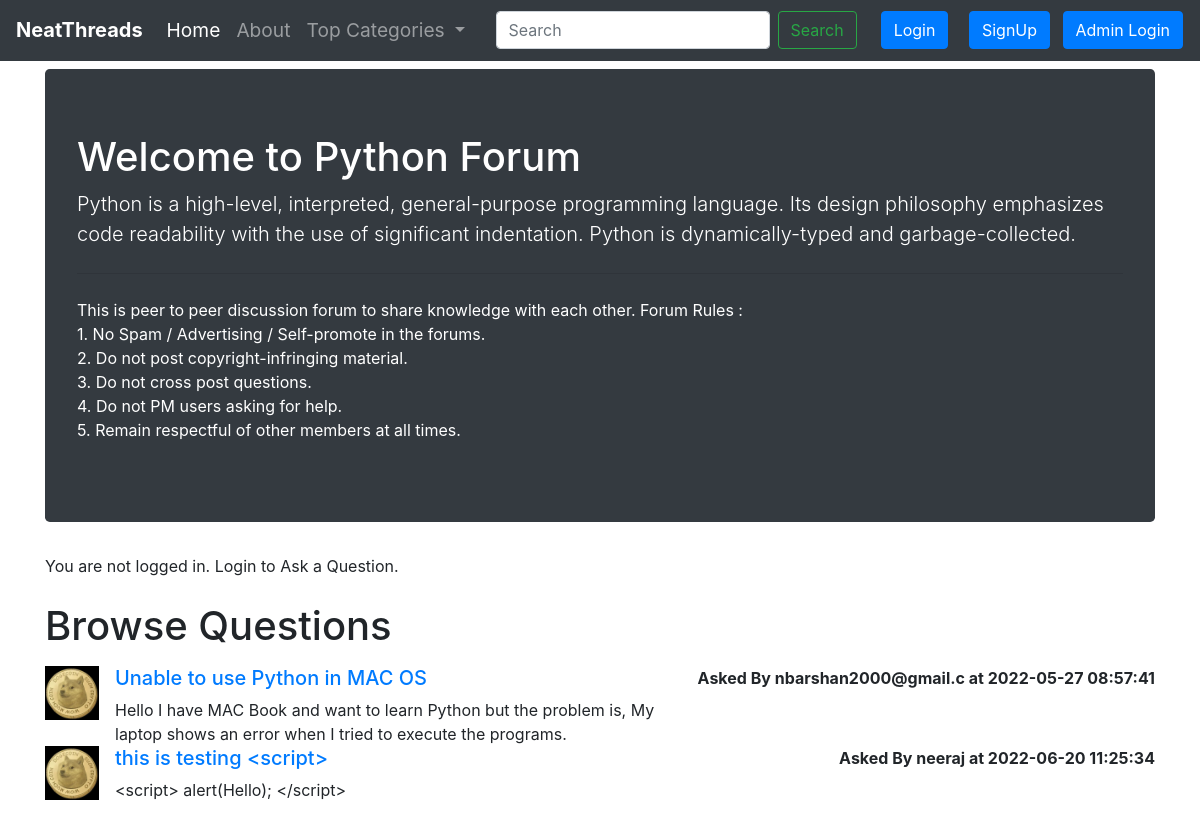
The app's page /threadlist.php?catid=1, older data.
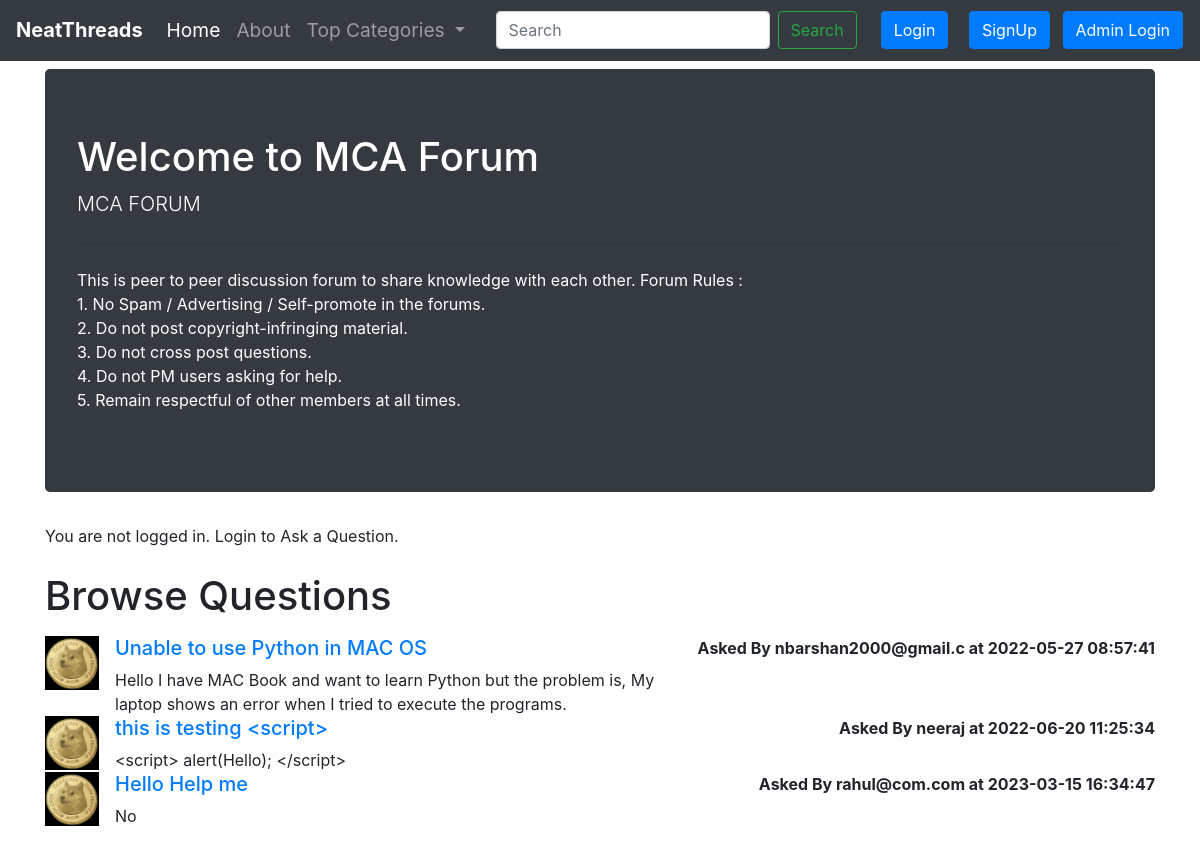
The same page, newer data.
### tables this page shows
CREATE TABLE `categories` (
  `category_id` int(8) NOT NULL,
  `category_name` varchar(255) NOT NULL,
  `category_description` varchar(255) NOT NULL,
  `created` datetime NOT NULL
);

CREATE TABLE `threads` (
  `thread_id` int(7) NOT NULL,
  `thread_title` varchar(255) NOT NULL,
  `thread_desc` text NOT NULL,
  `thread_cat_id` int(7) NOT NULL,
  `thread_user_id` int(7) NOT NULL,
  `timestamp` datetime NOT NULL
);

CREATE TABLE `users` (
  `srn` int(8) NOT NULL,
  `user_email` varchar(20) NOT NULL,
  `user_password` varchar(20) NOT NULL,
  `timestamp` datetime NOT NULL
);

### threadlist.php (the view, shortened to what this page needs)
<!doctype html>
<html lang="en">
  <head>
    <link rel="stylesheet" href="https://cdn.jsdelivr.net/npm/bootstrap@4.3.1/dist/css/bootstrap.min.css">
  </head>
  <body>
    <?php
    include "partials/_connect.php";
    include "partials/_header.php";
    $id = $_SERVER['REQUEST_METHOD'] == 'GET' ? $_GET['catid'] : $_POST['catid'];
    $sql = "SELECT * FROM `categories` WHERE `category_id` = $id";
    $result = mysqli_query($conn, $sql);
      while($row = mysqli_fetch_assoc($result)){
        $catname = $row['category_name'];
        $catdesc = $row['category_description'];
      }
    ?>
    <div class="container my-2">
      <div class="jumbotron bg-dark">
        <h1 class="display-5 text-white">Welcome to <?php echo $catname; ?> Forum</h1>
        <p class="lead text-white"><?php echo $catdesc; ?></p>
        <hr class="my-4">
        <p style="color:white;">This is peer to peer discussion forum to share knowledge with each other. Forum Rules :
          <br>1. No Spam / Advertising / Self-promote in the forums. <br>2. Do not post copyright-infringing material.<br>3. Do not cross post questions. <br>4. Do not PM users asking for help. <br>5. Remain respectful of other members at all times.
        </p>
      </div>
    </div>
    <?php
      if(isset($_SESSION['loggedin']) && $_SESSION['loggedin'] == true){
    echo '<div class="container">
    <h1 class="py-2">Ask a Question</h1>'.
    '<form action='.$_SERVER['PHP_SELF'].' method="POST">
    <div class="form-group">
    <label for="title">Your Question</label>
    <input type="text" class="form-control" id="title" name="title" aria-describedby="emailHelp">
    <input type="hidden" class="form-control" id="catid" name="catid" value='.$id.'>
    <small id="emailHelp" class="form-text text-muted">Keep your title as short as possible.</small>
  </div>
  <div class="form-group">
    <label for="desc">Tell Us Your Concern</label>
    <textarea class="form-control" id="desc" name="desc" rows="3"></textarea>
    <input type="hidden" name="srn" value="' . $_SESSION["srn"] . '">
  </div>
  <button type="submit" class="btn btn-primary" name="addThread">Submit</button>
</form>
    </div>';
      }
      else{
        echo '<div class="container">
                <p>You are not logged in. Login to Ask a Question.</p>
              </div>';
      }
    ?>
    <div class="container my-3">
      <h1 class="py-2">Browse Questions</h1>
      <?php
      $id = $_SERVER['REQUEST_METHOD'] == 'GET' ? $_GET['catid'] : $_POST['catid'];
      $sql = "SELECT * FROM `threads` WHERE `thread_cat_id` = $id";
      $result = mysqli_query($conn, $sql);
        while($row = mysqli_fetch_assoc($result)){
          $title = $row['thread_title'];
          $desc = $row['thread_desc'];
          $id = $row['thread_id'];
          $thread_time = $row['timestamp'];
          $thread_user_id = $row['thread_user_id'];
          $sql2 = "SELECT user_email FROM users WHERE srn = $thread_user_id";
          $result2 = mysqli_query($conn, $sql2);
          $row2 = mysqli_fetch_assoc($result2);
        echo '<div class="media">
            <img src="images/userdefault.png" width="54px" class="mr-3" alt="...">
            <div class="media-body">
              <h5 class="mt-0"><a href="threads.php?threadid=' . $id .'">' . $title . '</a></h5>
              ' . $desc . '
            </div>
            <p class="font-weight-bold my-0">Asked By ' . $row2['user_email'] . ' at ' . $thread_time . '</p>
            </div>';
        }
      ?>
    </div>
  </body>
</html>

Row changes from the older to the newer data that the page shows:
changed categories: category_name "Python" → "MCA"; category_description "Python is a high-level, interpreted, general-purpose programming language. Its design philosophy emphasizes code readability with the use of significant indentation. Python is dynamically-typed and garbage-collected." → "MCA FORUM"
added threads: thread_title "Hello Help me", thread_desc "No", users.user_email "rahul@com.com", timestamp "2023-03-15 16:34:47"
